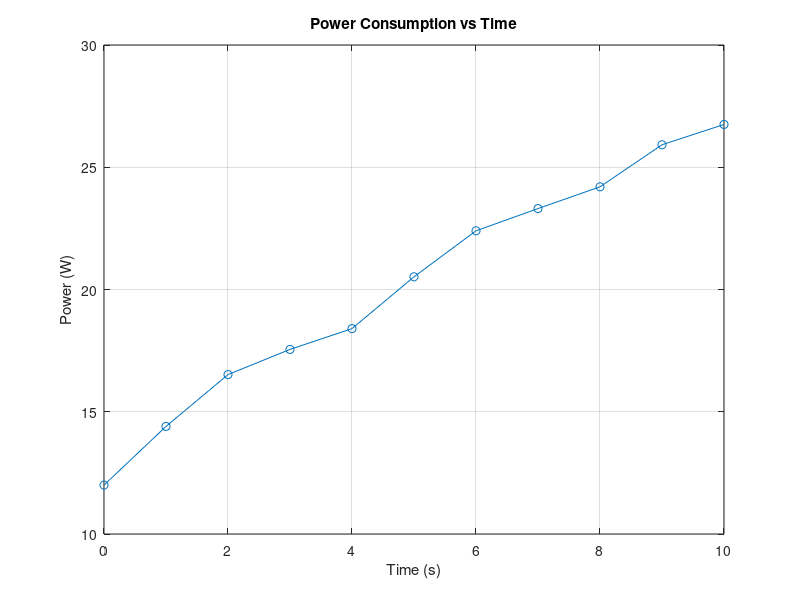

This figure's MATLAB source:
%% MATLAB Problem 20 - Power Consumption

%time = 0:1:10;
%voltage = [12 12 11.8 11.7 11.5 11.4 11.2 11.1 11 10.8 10.7];
%current = [1 1.2 1.4 1.5 1.6 1.8 2 2.1 2.2 2.4 2.5];

% TASK:
% 1. Calculate power at every time point:
%       P = V * I
% 2. Find the average power.
% 3. Find the maximum power.
% 4. Find the time at which maximum power occurs.
% 5. Plot Power vs Time.
% 6. Add:
%       Title: Power Consumption vs Time
%       X-axis: Time (s)
%       Y-axis: Power (W)
%       Grid
% HINT:
% Use element-wise multiplication:
% P = voltage .* current
% For maximum power:
% [max_power, index] = max(P)
% Then find the corresponding time using:
% time(index)

time = 0:1:10;
voltage = [12 12 11.8 11.7 11.5 11.4 11.2 11.1 11 10.8 10.7];
current = [1 1.2 1.4 1.5 1.6 1.8 2 2.1 2.2 2.4 2.5];
power = voltage.*current;

avg_power = mean(power);
[max_power,ind_max_power]= max(power);
time_max_power = time(ind_max_power);

plot(time,power,"-o")
title("Power Consumption vs Time")
xlabel("Time (s)")
ylabel("Power (W)")
grid on
